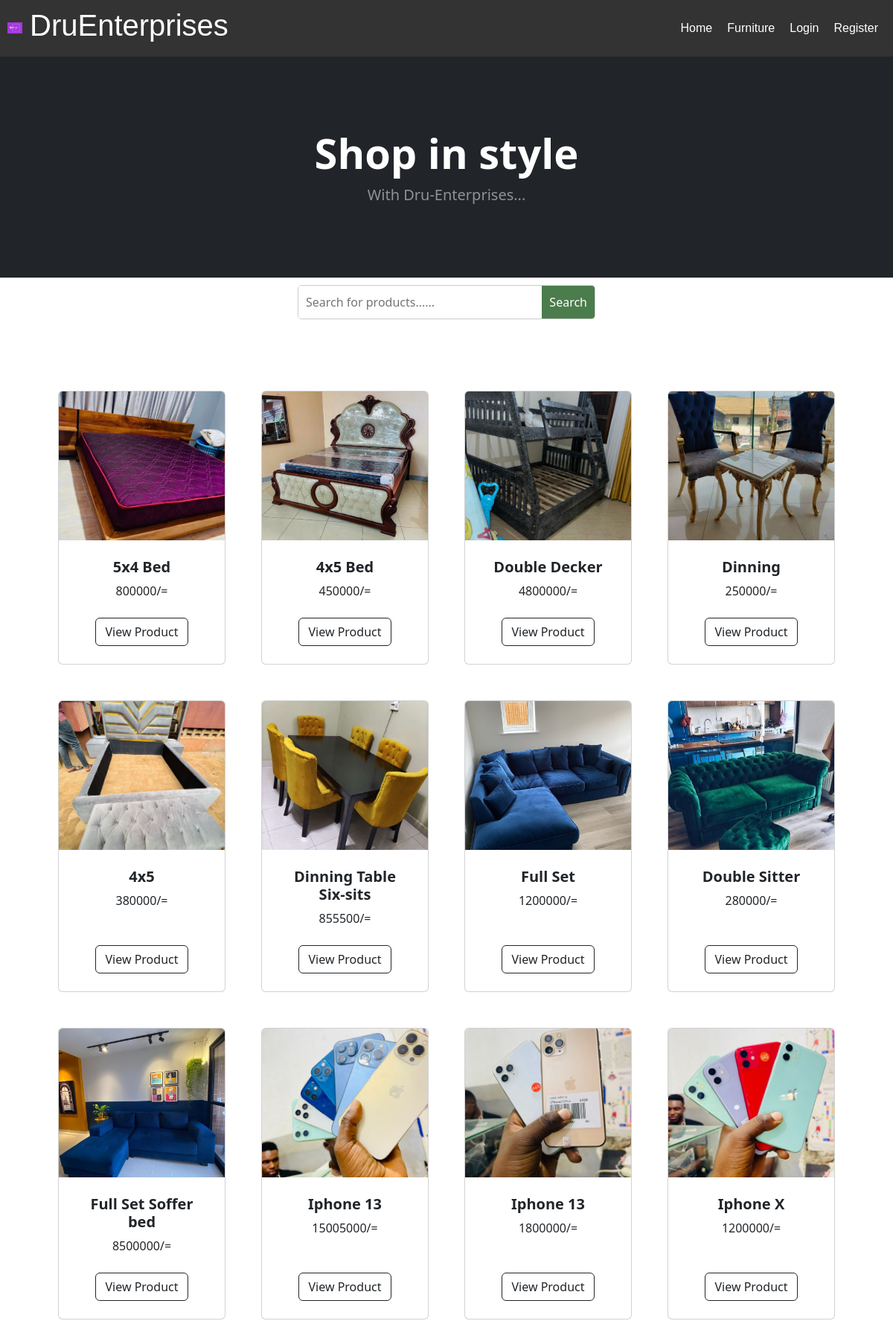
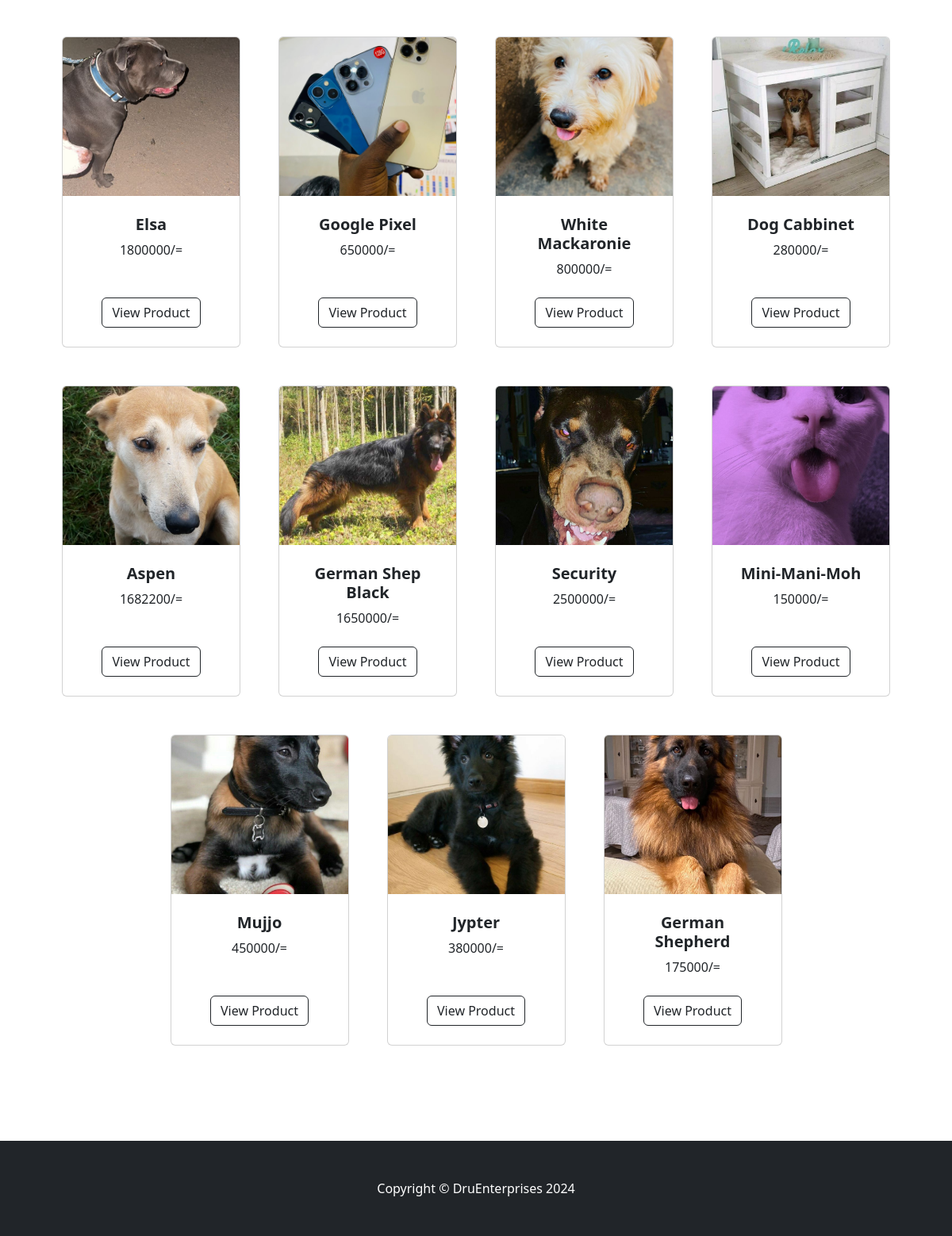
The page / on the database its author committed (2 pictures, top to bottom).
### druu/models.py (models this page shows, shortened)
class Product(models.Model):
    name = models.CharField(max_length=100)
    price = models.IntegerField(default=0)
    category = models.ForeignKey(Category, on_delete=models.CASCADE, default=1)
    description = models.CharField(max_length=250, default='', null=True, blank=True)
    image = models.ImageField(upload_to="uploads/products/", default="")

### druu/views.py (the view)
# urls.py: path('', views.home, name='home'),
def home(request):
    products = Product.objects.all()
    return render(request, 'home.html', {'products':products,})

### cart/context_processors.py (called while the page is built)
def cart(request):
    return {'cart':Cart(request)}

### druu/templates/home.html (shortened to what this page needs)
{% extends 'base.html' %}
{% load static %}
{% block content %}
<header class="bg-dark py-5">
    <div class="container px-4 px-lg-5 my-5">
        <div class="text-center text-white">
            <h1 class="display-4 fw-bolder">Shop in style</h1>
            <p class="lead fw-normal text-white-50 mb-0">With Dru-Enterprises...</p>
        </div>
    </div>
</header>
<center>
    <div class="container">
        <div class="search-container">
            <input type="text" class="search-input" placeholder="Search for products......">
            <button class="search-button"  id="search-btn"  onclick="search()">Search</button>
        </div>
    </div>
</center>
<section class="py-5">
    <div class="container px-4 px-lg-5 mt-5">
        <div class="row gx-4 gx-lg-5 row-cols-2 row-cols-md-3 row-cols-xl-4 justify-content-center">
            {% for product in products %}
            <div class="col mb-5">
                <div class="card h-100">
                    <img class="card-img-top" src="{{ product.image.url }}" alt="{{ product.image }}" style="width: 100%; height: 200px; object-fit: cover;"/>
                    <div class="card-body p-4">
                        <div class="text-center">
                            <h5 class="fw-bolder">{{ product.name }}</h5>
                            {{ product.price }}/=
                        </div>
                    </div>
                    <div class="card-footer p-4 pt-0 border-top-0 bg-transparent">
                        <div class="text-center"><a class="btn btn-outline-dark mt-auto"
                                href="{% url 'product' product.id %}">View Product</a>
                        </div>
                    </div>
                </div>
            </div>
            {% endfor %}
            </div>
        </div>
        <br><br><br><b></b>
{% endblock %}

### druu/templates/base.html (shortened to what this page needs)
{% load static %}
<!DOCTYPE html>
<html lang="en">
<head>
    <link rel="stylesheet" href="{% static 'style/style.css' %}">
    <link rel="stylesheet" href="{% static 'style/nav.css' %}">
    <link rel="stylesheet" href="{% static 'css/styles.css' %}" />
    <link href="https://cdn.jsdelivr.net/npm/bootstrap-icons@1.5.0/font/bootstrap-icons.css" rel="stylesheet" />
</head>
<body>
    <nav>
        <div class="nav-list">
            <h1><img src="{% static 'images/logo.png' %} " alt="">DruEnterprises</h1>
            <ul class="nav-unorder">
                <li><a href="{% url 'home' %}">Home</a></li>
                <li><a href="{% url 'category' 'Beddings' %}">Furniture</a></li>
                {% if user.is_authenticated %}
                <li><a href="{% url 'category' 'Gadgets' %}">Gadgets</a></li>
                <li><a href="{% url 'category' 'Phones' %}">phones</a></li>
                <li><a href="{% url 'category' 'Pets' %}">pets</a></li>
                <li><a href="{% url 'about' %}">About</a></li>
                <li><a href="{% url 'contact' %}">Contact</a></li>
                <li><a class="dropdown-item" href="{% url 'category_summary' %}">All Products</a></li>
                <li class="nav-item dropdown">
                    <a class="nav-link dropdown-toggle" id="navbarDropdown" href="#" role="button" data-bs-toggle="dropdown" aria-expanded="false">Categories</a>
                    <ul class="dropdown-menu" aria-labelledby="navbarDropdown">
                        <li><a class="dropdown-item" href="{% url 'category_summary' %}">All Products</a></li>
                        <li><hr class="dropdown-divider" /></li>
                        <li><a class="dropdown-item" href="{% url 'category' 'Beddings' %}">Furniture</a></li>
                        <li><a class="dropdown-item" href="{% url 'category' 'Phones' %}">Phones</a></li>
                        <li><a class="dropdown-item" href="{% url 'category' 'Pets' %}">Pets</a></li>
                        <li><a class="dropdown-item" href="{% url 'category' 'Gadgets' %}">Gadgets</a></li>
                        <li><a class="dropdown-item" href="{% url 'category' 'Soffer' %}">Soffer</a></li>
                    </ul>
                </li>
                <form class="d-flex">
                    <a href="{% url 'cart_summary' %}" class="btn btn-outline-light">
                        <i class="bi-cart-fill me-1"></i>
                        Cart
                        <span class="badge bg-dark text-white ms-1 rounded-pill" id="cart_quantity">{{ cart|length }}</span>
                    </a>
                </form>
                <li><a href="{% url 'logout' %}">Logout</a></li>
                {% else %}
                <li><a href="{% url 'login' %}">Login</a></li>
                <li><a href="{% url 'register' %}">Register</a></li>
                {% endif %}
            </ul>
        </div>
    </nav>
    {% block content %}
    {% endblock %}
    <footer class="py-5 bg-dark footer-edit">
        <div class="container"><p class="m-0 text-center text-white">Copyright &copy; DruEnterprises 2024 </p></div>
    </footer>
</body>
</html>

### druu/static/style/style.css (style rules this page uses)
* { margin: 0; padding: 0; }
nav ul { display: none; }
.nav-list img { width: 30px; padding-right: 10px; }
@media only screen and (min-width: 768px) { .nav-list { width: 100%; text-align: center; display: flex; justify-content: space-between; } }
@media only screen and (min-width: 768px) { nav ul { display: block; list-style: none; display: flex; padding: 10px; margin: 0 30px; } }
@media only screen and (min-width: 768px) { nav li { padding: 10px; } }
@media only screen and (min-width: 768px) { ul li a { text-decoration: none; color: #fff; } }
@media only screen and (min-width: 1000px) { nav ul { padding: 10px; margin: 0 30px; } }

### druu/static/style/nav.css (style rules this page uses)
.footer-edit { position: absolute; width: 100%; }
.nav-list { display: flex; justify-content: space-between; align-items: center; padding: 10px; background-color: #333; color: #fff; font-family: Arial, sans-serif; }
.nav-unorder { display: flex; list-style: none; margin: 0; padding: 0; }

### druu/templates/home.html (style rules this page uses)
.search-container { display: flex; margin-top: 10px; width: 400px; border: 1px solid #ccc; border-radius: 5px; overflow: hidden; }
.search-input { flex: 1; padding: 10px; border: none; outline: none; }
.search-button { padding: 10px; background-color: #4b7c4c; color: white; border: none; cursor: pointer; }

### rows shown on the page
Product: image (picture), name "5x4 Bed", price "800000"
Product: image (picture), name "4x5 Bed", price "450000"
Product: image (picture), name "Double Decker", price "4800000"
Product: image (picture), name "Dinning", price "250000"
Product: image (picture), name "4x5", price "380000"
Product: image (picture), name "Dinning Table Six-sits", price "855500"
Product: image (picture), name "Full Set", price "1200000"
Product: image (picture), name "Double Sitter", price "280000"
Product: image (picture), name "Full Set Soffer bed", price "8500000"
Product: image (picture), name "Iphone 13", price "15005000"
Product: image (picture), name "Iphone 13", price "1800000"
Product: image (picture), name "Iphone X", price "1200000"
Product: image (picture), name "Elsa", price "1800000"
Product: image (picture), name "Google Pixel", price "650000"
Product: image (picture), name "White Mackaronie", price "800000"
Product: image (picture), name "Dog Cabbinet", price "280000"
Product: image (picture), name "Aspen", price "1682200"
Product: image (picture), name "German Shep Black", price "1650000"
Product: image (picture), name "Security", price "2500000"
Product: image (picture), name "Mini-Mani-Moh", price "150000"
Product: image (picture), name "Mujjo", price "450000"
Product: image (picture), name "Jypter", price "380000"
Product: image (picture), name "German Shepherd", price "175000"
